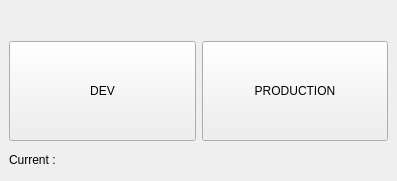
<?xml version="1.0" encoding="UTF-8"?>
<ui version="4.0">
 <class>RFEnvSelector</class>
 <widget class="QMainWindow" name="RFEnvSelector">
  <property name="geometry">
   <rect>
    <x>0</x>
    <y>0</y>
    <width>397</width>
    <height>181</height>
   </rect>
  </property>
  <property name="windowTitle">
   <string>MainWindow</string>
  </property>
  <widget class="QWidget" name="centralwidget">
   <layout class="QVBoxLayout" name="verticalLayout_2">
    <item>
     <widget class="QLabel" name="logo_label">
      <property name="text">
       <string/>
      </property>
     </widget>
    </item>
    <item>
     <layout class="QHBoxLayout" name="horizontalLayout">
      <item>
       <widget class="QPushButton" name="dev_pushButton">
        <property name="minimumSize">
         <size>
          <width>0</width>
          <height>100</height>
         </size>
        </property>
        <property name="text">
         <string>DEV</string>
        </property>
       </widget>
      </item>
      <item>
       <widget class="QPushButton" name="production_pushButton">
        <property name="minimumSize">
         <size>
          <width>0</width>
          <height>100</height>
         </size>
        </property>
        <property name="text">
         <string>PRODUCTION</string>
        </property>
       </widget>
      </item>
     </layout>
    </item>
    <item>
     <layout class="QHBoxLayout" name="horizontalLayout_3" stretch="0,4">
      <item>
       <widget class="QLabel" name="label">
        <property name="text">
         <string>Current : </string>
        </property>
       </widget>
      </item>
      <item>
       <widget class="QLabel" name="env_label">
        <property name="text">
         <string/>
        </property>
       </widget>
      </item>
     </layout>
    </item>
   </layout>
  </widget>
  <widget class="QMenuBar" name="menubar">
   <property name="geometry">
    <rect>
     <x>0</x>
     <y>0</y>
     <width>397</width>
     <height>21</height>
    </rect>
   </property>
  </widget>
 </widget>
 <resources/>
 <connections/>
</ui>
